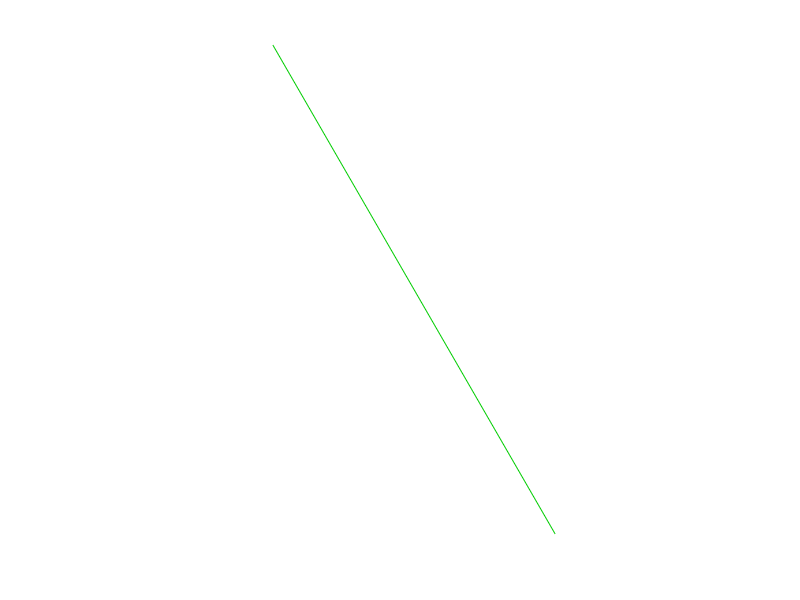

This figure's MATLAB source: (Note: this script raises an error after producing the figure.)
% 初始设置
process = 'F';
genetor = 'F-F+[-F+F-F]'; %生成方式
angle = 2*pi/3;    % 初始角度
rotation = pi/12;  % 每次旋转的角度
step = 1;         % 步长
iter_n = 4;       % 迭代次数
z = 0;            % 初始位置

% 根据生成规则生成分形树的字符串
for i = 1:iter_n
    process = strrep(process, 'F', genetor);
end

% 创建图形窗口
figure;
hold on;
axis equal;
axis off;
stack = [0, angle];  % 用于存储位置和角度信息的堆栈

% 遍历生成规则的每个字符
for k = 1:length(process)
    switch process(k)
        case 'F'
            % 绘制分支线段，颜色为绿色
            p = plot([z, z + exp(angle*1i)], 'Color', [0, 0.8, 0]); 
            p.LineWidth = 0.5; %控制宽度
            z = z + step*exp(angle*1i); 
        case '+'
            angle = angle + rotation;  % 左转
        case '-'
            angle = angle - rotation;  % 右转
        case '['
            stack = [stack; [z, angle]];  % 压栈
        case ']'
            z = stack(end, 1);      % 弹出位置
            angle = stack(end, 2);  % 弹出角度
            stack(end, :) = [];     % 出栈
        otherwise
    end
end

% 设置标题
name = ['Fractal tree with generator: ', genetor];
title(name);







